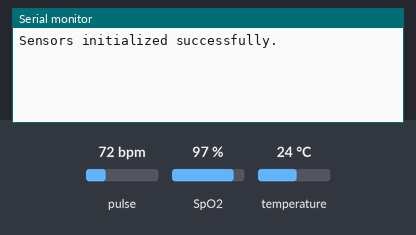
Recording of a sketch running on a simulated Arduino Uno, built with avr-gcc and run on an emulated ATmega328P. Shown: the last lines printed to the serial monitor. The inputs (shaded band) are chosen by the test bench; at power-on: pulse 72 bpm, temperature 24 °C, SpO2 97 %.

Above: at 1.2 s.
1.3 s: pulse set to 42 bpm
At 2.4 s:
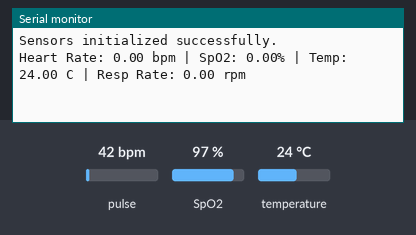
5.1 s: temperature set to 12 °C
At 6.3 s:
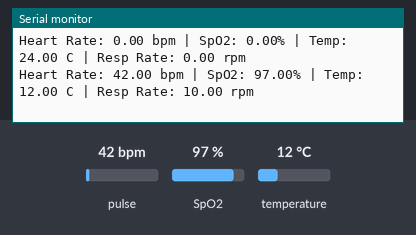
6.6 s: SpO2 set to 80 %
At 7.8 s:
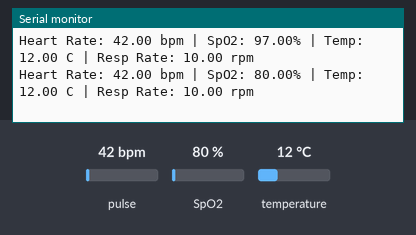
8.1 s: temperature set to 19 °C
At 9.5 s:
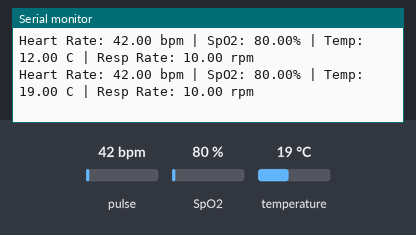
9.6 s: pulse set to 70 bpm
At 11.4 s:
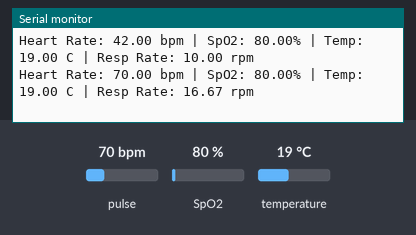
Timing chart, 0 to 12.1 s (numbered marks = the images above; inputs shaded):
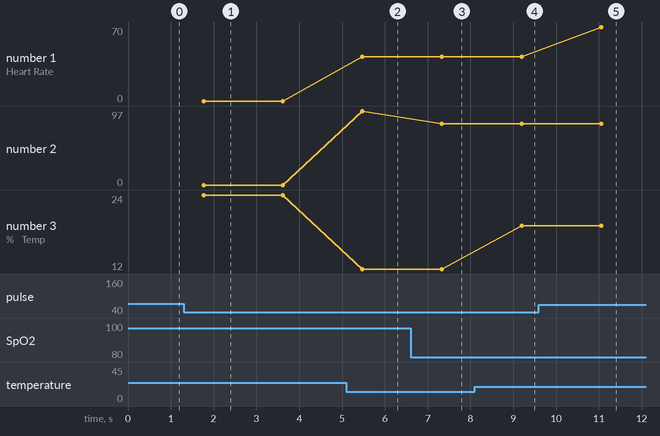

Measured:
- after the input at 5.1 s, the serial monitor: prints a new line after 0.37 s (image 2)
- after the input at 6.6 s, the serial monitor: prints a new line after 0.73 s (image 3)
- after the input at 8.1 s, the serial monitor: prints a new line after 1.1 s (image 4)
- after the input at 9.6 s, the serial monitor: prints a new line after 1.5 s (image 5)
- plotted number 1: 42 → 70 after the input at 9.6 s
- plotted number 2: 97 → 80 after the input at 6.6 s
- plotted number 3: 24 → 12 after the input at 5.1 s, 12 → 19 after the input at 8.1 s

The sketch:

ArduinoCode.ino
```cpp
#include <Wire.h>
#include "MAX30100_PulseOximeter.h"
#include <OneWire.h>
#include <DallasTemperature.h>
#include <SoftwareSerial.h>

// Define SoftwareSerial pins for HC-05 Bluetooth Module (RX, TX)
SoftwareSerial BTSerial(10, 11);

// Define temperature sensor pin
#define ONE_WIRE_BUS 2

OneWire oneWire(ONE_WIRE_BUS);
DallasTemperature tempSensor(&oneWire);
PulseOximeter pox;

uint32_t tsLastReport = 0;
float respirationRate = 0;

void setup() {
    // Start standard Serial for debugging via USB
    Serial.begin(9600);

    // Start SoftwareSerial for HC-05 Bluetooth communication
    BTSerial.begin(9600);

    // Initialize temperature sensor
    tempSensor.begin();

    // Initialize pulse oximeter sensor
    if (!pox.begin()) {
        Serial.println("FAILED to initialize MAX30100 sensor!");
        BTSerial.println("FAILED to initialize MAX30100 sensor!");
        for(;;);
    } else {
        Serial.println("Sensors initialized successfully.");
        BTSerial.println("Sensors initialized successfully.");
    }
}

void loop() {
    // Continuously update MAX30100 readings
    pox.update();

    // Send data every 1 second
    if (millis() - tsLastReport > 1000) {
        tempSensor.requestTemperatures();
        float tempC = tempSensor.getTempCByIndex(0);

        float heartRate = pox.getHeartRate();
        float spO2 = pox.getSpO2();

        // Estimated respiration rate calculation
        if (heartRate > 0) {
            respirationRate = heartRate / 4.2;
            if (respirationRate < 10) respirationRate = 12;
            if (respirationRate > 25) respirationRate = 20;
        } else {
            respirationRate = 0;
        }

        // Print to USB Serial Monitor (for testing)
        Serial.print("Heart Rate: ");
        Serial.print(heartRate);
        Serial.print(" bpm | SpO2: ");
        Serial.print(spO2);
        Serial.print("% | Temp: ");
        Serial.print(tempC);
        Serial.print(" C | Resp Rate: ");
        Serial.print(respirationRate);
        Serial.println(" rpm");

        // Send data wirelessly via Bluetooth HC-05 to Laptop Dashboard
        BTSerial.print("Heart Rate: ");
        BTSerial.print(heartRate);
        BTSerial.print(" bpm | SpO2: ");
        BTSerial.print(spO2);
        BTSerial.print("% | Temp: ");
        BTSerial.print(tempC);
        BTSerial.print(" C | Resp Rate: ");
        BTSerial.print(respirationRate);
        BTSerial.println(" rpm");

        tsLastReport = millis();
    }
}
```
